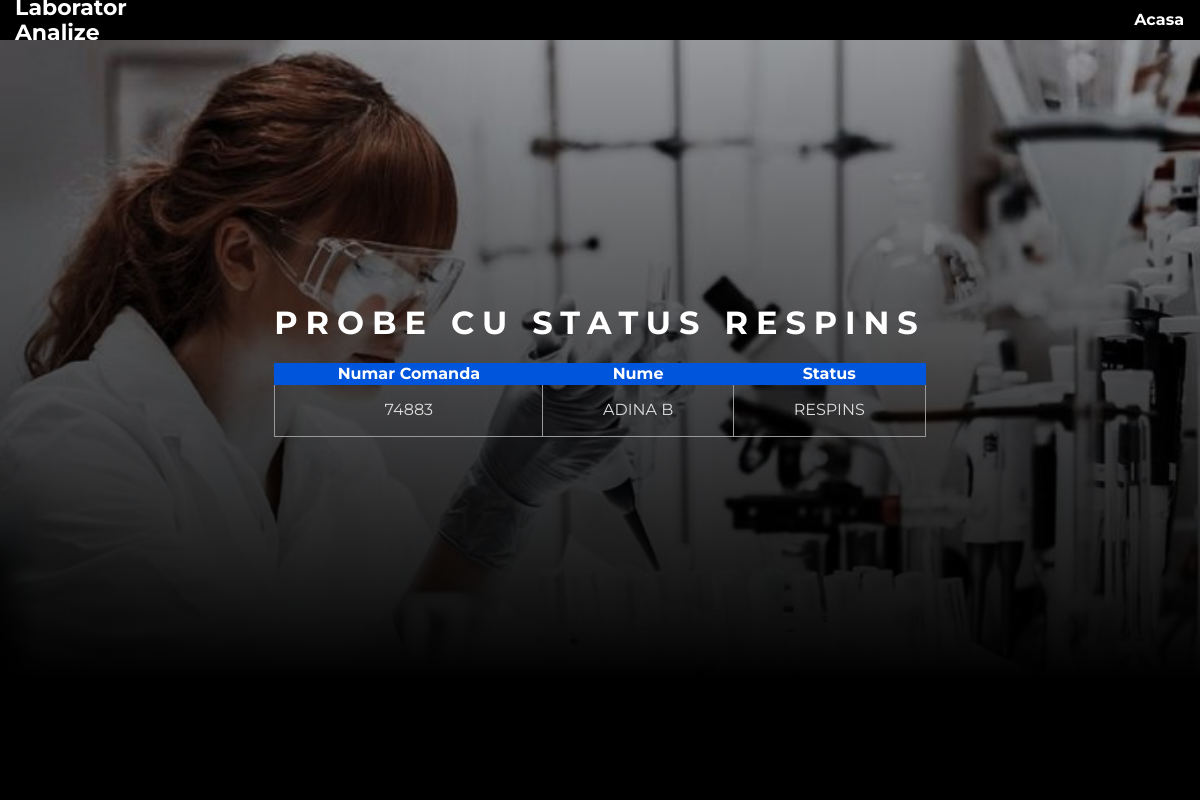
The app's page /public/doctor/probe/statusproberespinse.php with its own data.
### tables this page shows
CREATE TABLE `probe` (
  `id` int(11) NOT NULL,
  `proba_sn` int(10) NOT NULL,
  `analiza_nume` varchar(255) NOT NULL,
  `pacient_nume` varchar(255) NOT NULL,
  `doctor_nume` varchar(255) NOT NULL,
  `frigider_nume` varchar(255) NOT NULL,
  `sertar_numar` int(10) NOT NULL,
  `locatie_nume` varchar(255) NOT NULL,
  `analiza_calitate` varchar(255) NOT NULL,
  `rezultat` varchar(255) NOT NULL,
  `status` varchar(255) NOT NULL
);

### privat/functii.php (called while the page is built, shortened)
<?php
function url_for($script_path) {
  return WWW_ROOT . $script_path;
}
?>

### public/doctor/probe/statusproberespinse.php (the view, shortened to what this page needs)
<?php require_once('../../../privat/initializare.php'); ?>
<?php
$status = 'RESPINS';
$sql = "SELECT * FROM probe ";
$sql .="WHERE status='" . $status . "' ";
$sql .="ORDER BY id ASC";
$result = mysqli_query($db, $sql);
?>
<!DOCTYPE html>
<html lang="en">
<head>
    <link href="../../css/normalize.css" rel="stylesheet" >
    <link href="../css/style.css" rel="stylesheet" >
</head>
<body>
<header class="main-header">
        <div>
            <a href="#" class="main-header__brand"> Laborator Analize</a>
        </div>
        <nav class="main-nav">
            <ul class="main-nav__items">
                <li class="main-nav__item">
                    <a href="<?php echo url_for('/doctor/probe/statusprobe.php'); ?>" >Acasa</a>
                </li>
            </ul>
        </nav>
    </header>
    <div class="wrapper" id="test">
        <div class="side left">
            <div class="image pacient"></div>
            <div class="caption">
                <h1>Probe cu status Respins</h1>
                <table class="lista">
                    <tr>
                        <th>Numar Comanda</th>
                        <th>Nume</th>
                        <th>Status</th>
                    </tr>
                <?php while($proba = mysqli_fetch_assoc($result)) {?>
                    <tr>
                        <td><?php echo $proba['proba_sn']; ?></td>
                        <td><?php echo $proba['pacient_nume']; ?> </td>
                        <td><?php echo $proba['status']; ?></td>
                    </tr>
                <?php };?>
                </table>
            </div>
        </div>
    </div>
    <footer class="main-footer">
        <nav>
            <ul class="main-footer__links">
            </ul>
        </nav>
    </footer>
</body>
</html>

### public/doctor/css/style.css (style rules this page uses)
body { font-family: 'Montserrat', sans-serif; }
.main-header { display:flex; width:100%; height:5vh; background-color: #000; color:#fff; top:0; left:0; align-items:center; justify-content: center; }
.main-header > div { display: inline-block; vertical-align: middle; padding-left:15px; }
.main-header__brand { color: #fff; text-decoration: none; font-weight: bold; font-size: 22px; }
.main-nav { display: inline-block; text-align: right; width: calc(100% - 74px); vertical-align: middle; }
.main-nav__items { margin: 0; padding: 0; list-style: none; }
.main-nav__item { display: inline-block; margin: 0 16px; }
.main-nav__item a { text-decoration: none; color: #fff; font-weight: bold; padding: 3px 0; }
.main-footer { display:flex; width:100%; height:15vh; background-color:#000; color:#fff; align-items:flex-end; justify-content:flex-end; }
.main-footer__links { list-style: none; margin: 0; padding: 0; text-align: center; }
.wrapper .left { width:100%; height:90vh; position:relative; display:flex; align-items:center; justify-content: center; overflow: hidden; }
.wrapper .image { width: 100%; height: 100%; background-size:cover; background-position: center; position:absolute; top:0; left:0; transition: 0.25s ease all; }
.pacient { background:url('../../img/logindoctor.jpg'); }
.wrapper .side::before { background: linear-gradient(0deg, rgba(0,0,0,1) 0%, rgba(0,0,0,0.13769257703081228) 100%); width:100%; height:100%; position:absolute; top:0; left:0; z-index:1; content:''; display:block; }
.wrapper .caption { position:relative; z-index:10; color:#fff; text-align:center; }
.wrapper .caption h1 { text-transform: uppercase; letter-spacing:0.25em; }
@media screen and (min-width:800px) { .wrapper { display:flex; } }
@media screen and (min-width:800px) { .wrapper .left { width:100%; height:80vh; align-items:center; justify-content: center; overflow: hidden; } }
.wrapper .caption table { border-collapse: collapse; vertical-align: top; }
.wrapper .caption table.lista { width: 100%; }
td { border: 1px solid #999999; padding: 1rem; text-align: center; text-transform: uppercase; color:#ddd; }
.wrapper .caption .lista tr th { border: 1px solid #0055DD; background: #0055DD; color: white; text-align: center; }

### records on screen
probe: proba_sn "74883", pacient_nume "ADINA B", status "RESPINS"
